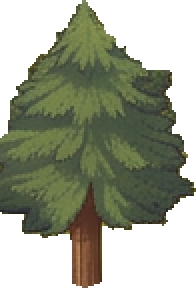
#> input picture tools/peintre/kit/candidats/001_royaume_pin.png, 98 x 144 px (shown 2 times larger)
$ python sheet.py kit/candidats/001_royaume_pin.png kit/candidats/002_royaume_arbre_roux.png
#> lines starting #> are read from the running program, lines starting #| are printed output that depends on the picture
"""Planche-contact numérotée des sprites d'un dossier."""
import sys, glob, os
from PIL import Image, ImageDraw
def sheet(files, out, cell=120, cols=10, start=1):
#> called with out = 'kit/candidats/002_royaume_arbre_roux.png', cell = 120, cols = 10, start = 1
    rows = (len(files) + cols - 1) // cols
    s = Image.new('RGB', (cols * cell, rows * (cell + 14)), (255, 0, 255)); d = ImageDraw.Draw(s)
#> after `s = Image.new('RGB', (cols * cell, rows * (cell + 14)), (255, 0, 255))`:
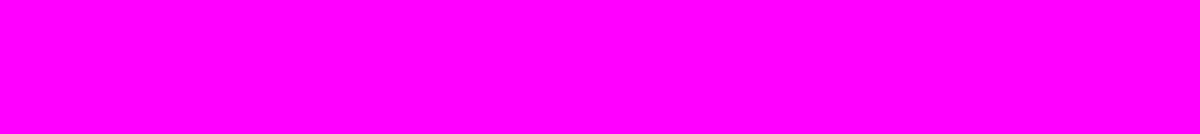
#> s: PIL image 1200x134 RGB; mean R, G, B 255, 0, 255
    for i, f in enumerate(files):
        im = Image.open(f).convert('RGBA'); k = min(1, (cell - 6) / max(im.size))
#> in sheet, im is the input picture: PIL image 98x144 RGBA; mean R, G, B, A 101.9, 108.1, 58.3, 147
#> after `k = min(1, (cell - 6) / max(im.size))`: k = 0.792
        if k < 1: im = im.resize((max(1, int(im.width * k)), max(1, int(im.height * k))), Image.NEAREST)
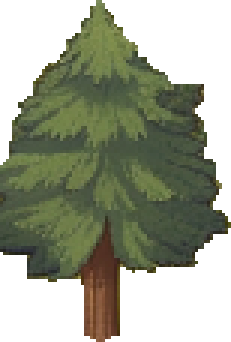
#> im: PIL image 77x114 RGBA (shown 3 times larger); mean R, G, B, A 102, 108.2, 58.3, 147.4; transparent parts drawn white
        elif max(im.size) < cell / 2.5: im = im.resize((im.width * 2, im.height * 2), Image.NEAREST)
        x, y = (i % cols) * cell, (i // cols) * (cell + 14)
        d.rectangle((x, y, x + cell - 1, y + 13), fill=(30, 30, 30)); d.text((x + 3, y + 1), str(start + i), fill=(255, 255, 255))
        s.paste(im, (x + (cell - im.width) // 2, y + 14 + (cell - im.height) // 2), im)
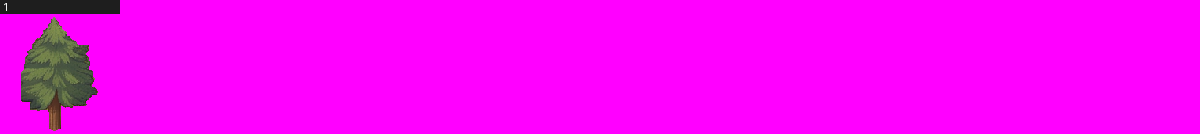
#> s: PIL image 1200x134 RGB; mean R, G, B 247.4, 3.3, 246.7
    s.save(out)
if __name__ == '__main__':
    files = sorted(glob.glob(sys.argv[1])); sheet(files, sys.argv[2])
    print(len(files))

$ run again, on tools/peintre/kit/candidats/004_royaume_puits.png
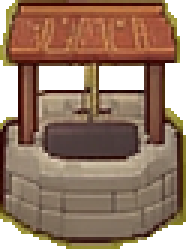
#> input picture tools/peintre/kit/candidats/004_royaume_puits.png, 62 x 83 px (shown 3 times larger)
#> in sheet, im is the input picture: PIL image 62x83 RGBA; mean R, G, B, A 133.9, 105.1, 68.9, 216.1
#> in sheet, `s.paste(im, (x + (cell - im.width) // 2, y + 14 + (cell - im.height) /..`:
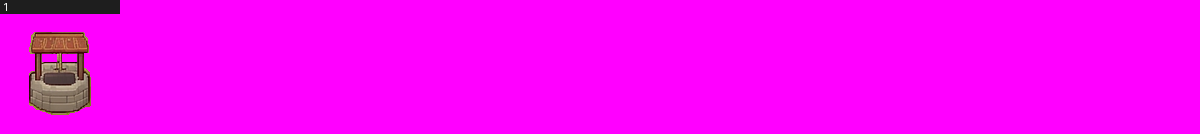
#> s: PIL image 1200x134 RGB; mean R, G, B 249.3, 3, 247.8
